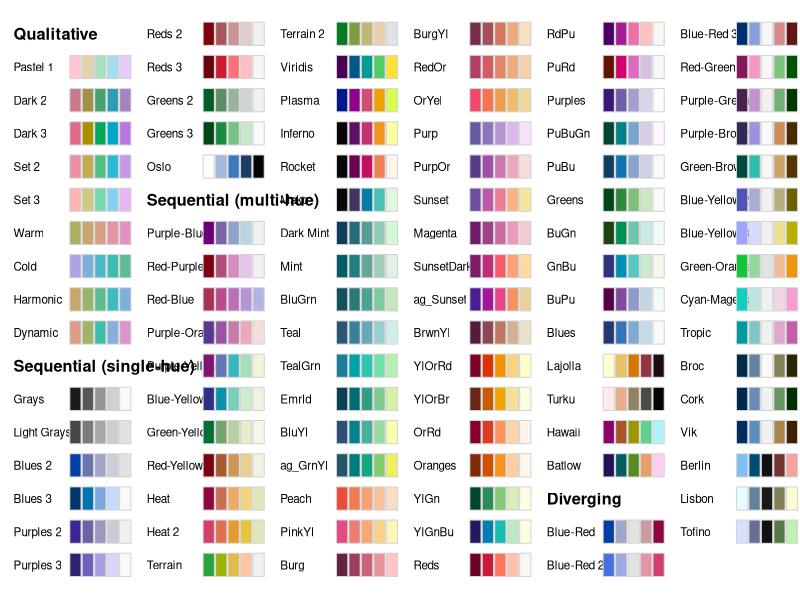
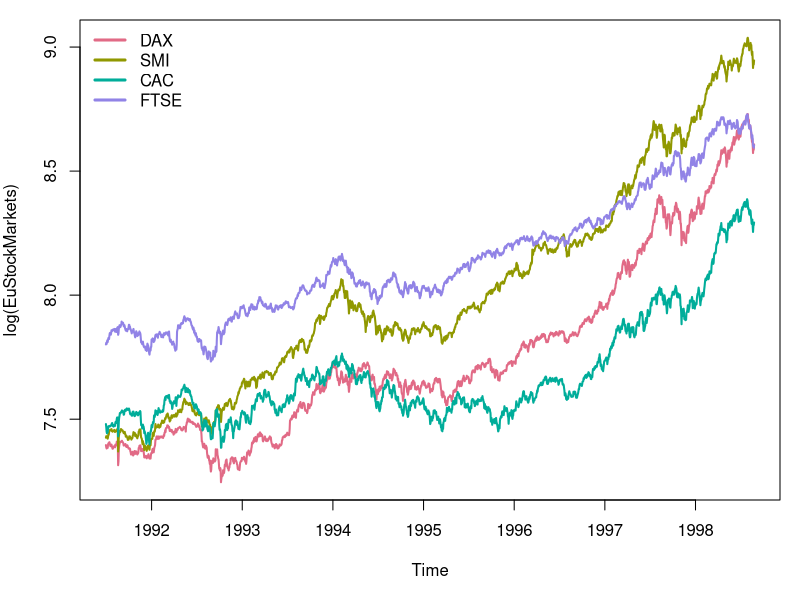
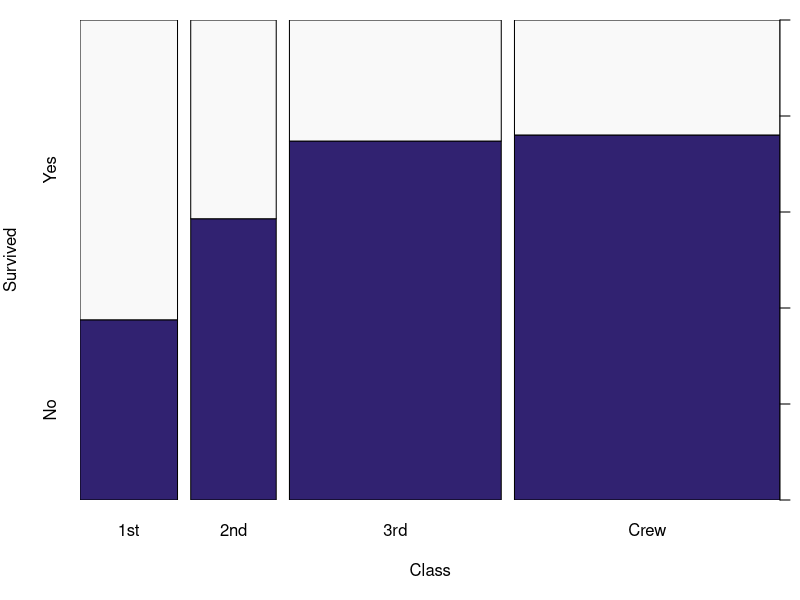
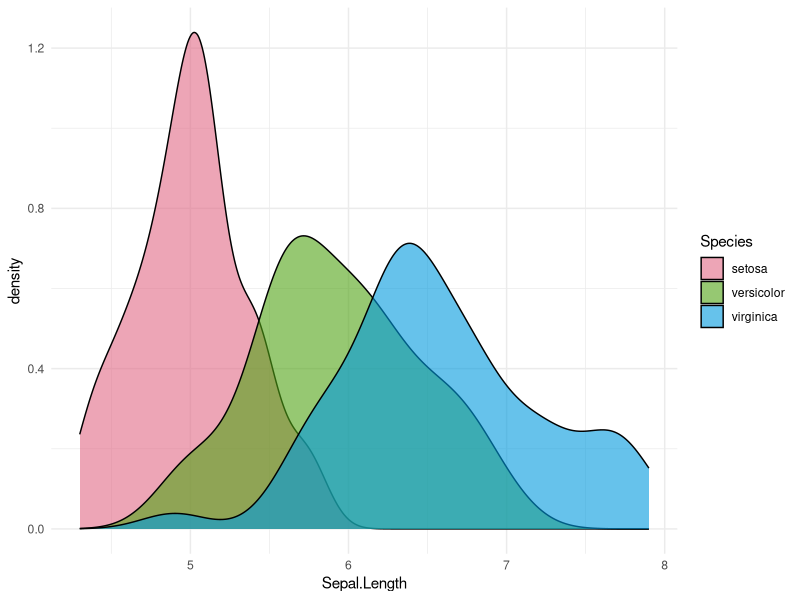
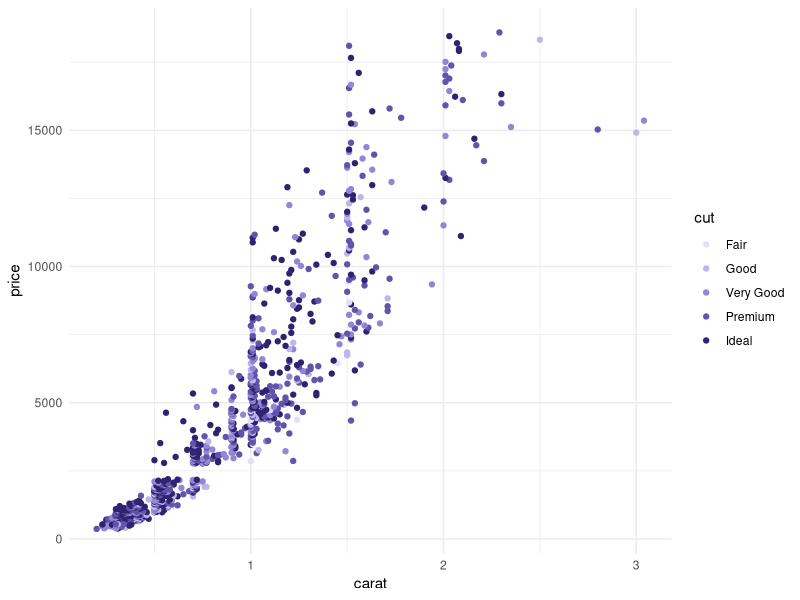
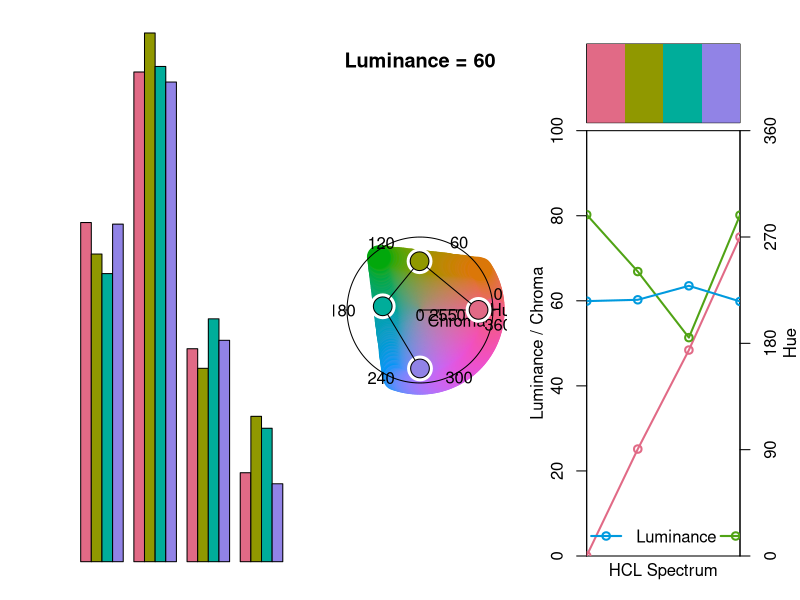
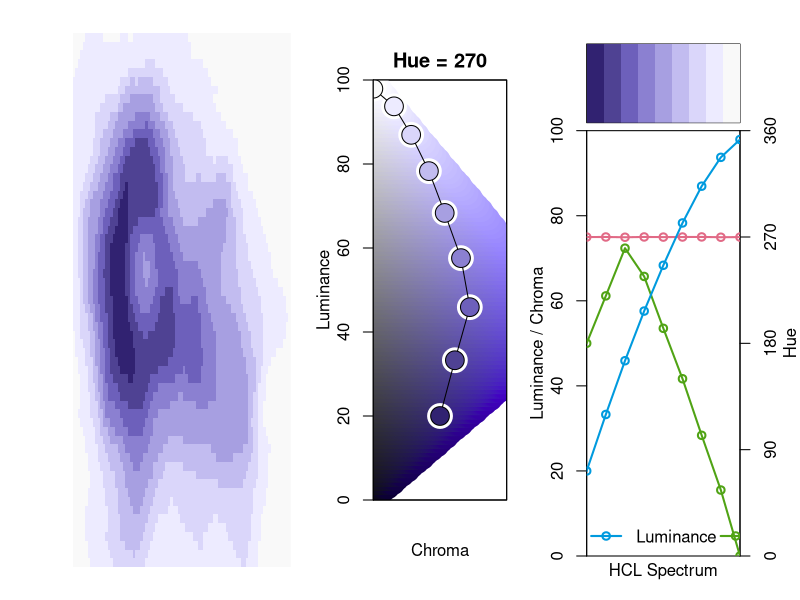

These figures' R source, in order:
## ---- chunk 1
library("colorspace")
library("ggplot2")
theme_set(theme_minimal())
prefix <- "" ## "http://colorspace.R-Forge.R-project.org/articles/" ## ""
## ---- chunk 2
library("colorspace")
hcl_palettes(plot = TRUE)
## ---- chunk 3
q4 <- qualitative_hcl(4, "Dark 3")
q4
## ---- chunk 4
q4 <- qualitative_hcl(4)
par(mar = c(5, 4, 1, 1))
plot(log(EuStockMarkets), plot.type = "single", col = q4, lwd = 2)
legend("topleft", colnames(EuStockMarkets), col = q4, lwd = 3, bty = "n")
## ---- chunk 5
ttnc <- margin.table(Titanic, c(1, 4))[, 2:1]
par(mar = c(5, 4, 1, 1))
spineplot(ttnc, col = sequential_hcl(2, "Purples 3"))
## ---- chunk 6
library("ggplot2")
ggplot(iris, aes(x = Sepal.Length, fill = Species)) + geom_density(alpha = 0.6) +
  scale_fill_discrete_qualitative(palette = "Dark 3")
## ---- chunk 7
dsamp <- diamonds[1 + 1:1000 * 50, ]
ggplot(dsamp, aes(carat, price, color = cut)) + geom_point() +
  scale_color_discrete_sequential(palette = "Purples 3", nmax = 6, order = 2:6)
## ---- chunk 8
allplots <- function(palette, ...) {
  layout(cbind(1, 2, 3:4), heights = c(2, 10))
  par(oma = c(2, 5, 2, 3), mar = rep(0.5, 4))
  demoplot(palette, ...)
  hclplot(palette)
  par(xaxt = "n", yaxt = "n", mar = c(0.2, 3, 0.2, 0), cex = 1)
  image(matrix(seq_along(palette), ncol = 1L), col = palette)
  par(yaxt = "s")
  specplot(palette, type = "o", palette = FALSE, oma = FALSE, mar = c(0.2, 3, 0.2, 0))
}
allplots(q4, "bar")
## ---- chunk 9
s9 <- sequential_hcl(9, "Purples 3")
allplots(s9, "heatmap")
